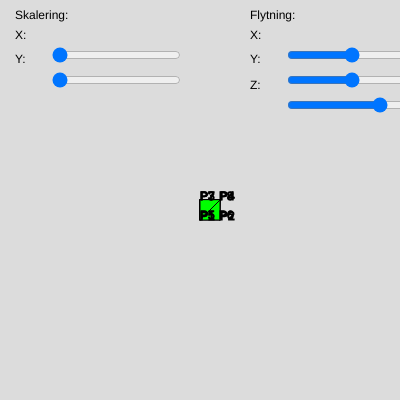
Frame 1 (no input)
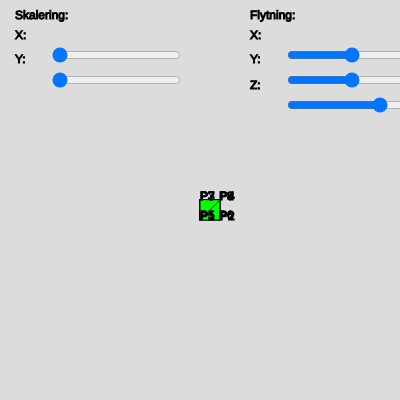
Frame 60 (no input)
Frame 120 (the mouse pressed at the canvas centre since frame 60): identical to frame 60, image omitted

The p5.js sketch that drew these frames (run headless with seeded random() and noise() and a simulated clock; from frame 60 on, the mouse is pressed at the canvas centre):

// p5.js sketch
// ── sketch.js
p1 = [-20, 20, -100];
p2 = [20, 20, -100];
p3 = [-20, -18, -100];
p4 = [20, -18, -100];
p5p = [-20, 20, -105];
p6 = [20, 20, -105];
p7 = [-20, -18, -105];
p8 = [20, -18, -105];

xflyt = 200;
yflyt = 200;

function setup() {
  createCanvas(400, 400);
  xModifier = createSlider(-400,400,0);
  xModifier.position(285,45);

  yModifier = createSlider(-400,400,0);
  yModifier.position(285,70);

  zModifier = createSlider(-400,0,-100);
  zModifier.position(285,95);

  xScaling = createSlider(1, 6, 1);
  xScaling.position(50, 45);

  yScaling = createSlider(1, 6, 1);
  yScaling.position(50, 70);
}

function draw() {
  background(220);
  push();
  text('Flytning:', 250, 18.5);
  text('X:', 250, 38.5);
  text('Y:', 250, 62.5);
  text('Z:', 250, 88.5);

  text('Skalering:', 15, 18.5);
  text('X:', 15, 38.5);
  text('Y:', 15, 62.5);
  pop();

  xScale = xScaling.value();
  yScale = yScaling.value();

  p1[0] = xModifier.value();
  p2[0] = xModifier.value()+40;
  p3[0] = xModifier.value();
  p4[0] = xModifier.value()+40;
  p5p[0] = xModifier.value();
  p6[0] = xModifier.value()+40;
  p7[0] = xModifier.value();
  p8[0] = xModifier.value()+40;

  p1[1] = yModifier.value()+40;
  p2[1] = yModifier.value()+40;
  p3[1] = yModifier.value();
  p4[1] = yModifier.value();
  p5p[1] = yModifier.value()+40;
  p6[1] = yModifier.value()+40;
  p7[1] = yModifier.value();
  p8[1] = yModifier.value();

  p1[2] = zModifier.value();
  p2[2] = zModifier.value();
  p3[2] = zModifier.value();
  p4[2] = zModifier.value();
  p5p[2] = zModifier.value()-5;
  p6[2] = zModifier.value()-5;
  p7[2] = zModifier.value()-5;
  p8[2] = zModifier.value()-5;

  ys1 = ((p1[1]*-50)/p1[2]) * yScale;
  xs1 = ((p1[0]*-50)/p1[2]) * xScale;

  ys2 = ((p2[1]*-50)/p2[2]) * yScale;
  xs2 = ((p2[0]*-50)/p2[2]) * xScale;

  ys3 = ((p3[1]*-50)/p3[2]) * yScale;
  xs3 = ((p3[0]*-50)/p3[2]) * xScale;

  ys4 = ((p4[1]*-50)/p4[2]) * yScale;
  xs4 = ((p4[0]*-50)/p4[2]) * xScale;

  ys5 = ((p5p[1]*-50)/p5p[2]) * yScale;
  xs5 = ((p5p[0]*-50)/p5p[2]) * xScale;

  ys6 = ((p6[1]*-50)/p6[2]) * yScale;
  xs6 = ((p6[0]*-50)/p6[2]) * xScale;

  ys7 = ((p7[1]*-50)/p7[2]) * yScale;
  xs7 = ((p7[0]*-50)/p7[2]) * xScale;

  ys8 = ((p8[1]*-50)/p8[2]) * yScale;
  xs8 = ((p8[0]*-50)/p8[2]) * xScale;

  DrawObject();
}

function DrawObject() {
  stroke(2);
  line(xs1+xflyt,ys1+yflyt,xs2+xflyt,ys2+yflyt);
  line(xs2+xflyt,ys2+yflyt,xs4+xflyt,ys4+yflyt);
  line(xs3+xflyt,ys3+yflyt,xs1+xflyt,ys1+yflyt);
  line(xs3+xflyt,ys3+yflyt,xs4+xflyt,ys4+yflyt);
  line(xs5+xflyt,ys5+yflyt,xs6+xflyt,ys6+yflyt);
  line(xs6+xflyt,ys6+yflyt,xs8+xflyt,ys8+yflyt);
  line(xs7+xflyt,ys7+yflyt,xs5+xflyt,ys5+yflyt);
  line(xs7+xflyt,ys7+yflyt,xs8+xflyt,ys8+yflyt);
  line(xs1+xflyt,ys1+yflyt,xs5+xflyt,ys5+yflyt);
  line(xs2+xflyt,ys2+yflyt,xs6+xflyt,ys6+yflyt);
  line(xs3+xflyt,ys3+yflyt,xs7+xflyt,ys7+yflyt);
  line(xs4+xflyt,ys4+yflyt,xs8+xflyt,ys8+yflyt);

  push();
  fill(255, 105, 180);
  triangle(xs7+xflyt,ys7+yflyt, xs6+xflyt,ys6+yflyt,xs8+xflyt,ys8+yflyt);
  triangle(xs5+xflyt,ys5+yflyt, xs6+xflyt,ys6+yflyt,xs7+xflyt,ys7+yflyt);

  fill(0,0,255);
  triangle(xs2+xflyt,ys2+yflyt,xs4+xflyt,ys4+yflyt,xs6+xflyt,ys6+yflyt);
  triangle(xs8+xflyt,ys8+yflyt,xs4+xflyt,ys4+yflyt,xs6+xflyt,ys6+yflyt);

  fill(255,0,0);
  triangle(xs1+xflyt,ys1+yflyt,xs3+xflyt,ys3+yflyt,xs5+xflyt,ys5+yflyt);
  triangle(xs7+xflyt,ys7+yflyt,xs3+xflyt,ys3+yflyt,xs5+xflyt,ys5+yflyt);

  if (ys2+yflyt<ys6+yflyt)
  {
    fill(255,0,255);
    triangle(xs1+xflyt,ys1+yflyt,xs2+xflyt,ys2+yflyt,xs5+xflyt,ys5+yflyt);
    triangle(xs6+xflyt,ys6+yflyt,xs2+xflyt,ys2+yflyt,xs5+xflyt,ys5+yflyt);
  } else {
    fill(255,255,0);
    triangle(xs3+xflyt,ys3+yflyt,xs7+xflyt,ys7+yflyt,xs4+xflyt,ys4+yflyt);
    triangle(xs8+xflyt,ys8+yflyt,xs7+xflyt,ys7+yflyt,xs4+xflyt,ys4+yflyt);
  }

  fill(0,255,0);
  triangle(xs1+xflyt,ys1+yflyt,xs2+xflyt,ys2+yflyt,xs4+xflyt,ys4+yflyt);
  triangle(xs4+xflyt,ys4+yflyt,xs1+xflyt,ys1+yflyt,xs3+xflyt,ys3+yflyt);
  pop();

  fill(0);
  text("P1",xs1+xflyt,ys1+yflyt);
  text("P2",xs2+xflyt,ys2+yflyt);
  text("P3",xs3+xflyt,ys3+yflyt);
  text("P4",xs4+xflyt,ys4+yflyt);
  text("P5",xs5+xflyt,ys5+yflyt);
  text("P6",xs6+xflyt,ys6+yflyt);
  text("P7",xs7+xflyt,ys7+yflyt);
  text("P8",xs8+xflyt,ys8+yflyt);
}
